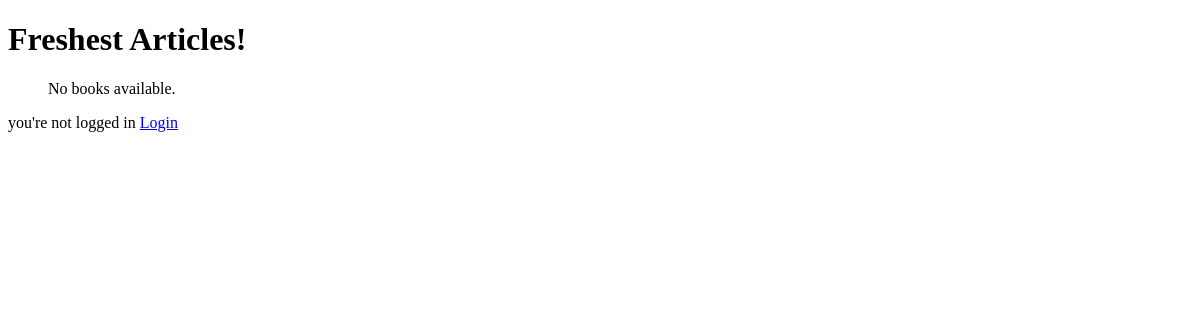
The app's page /, older data.
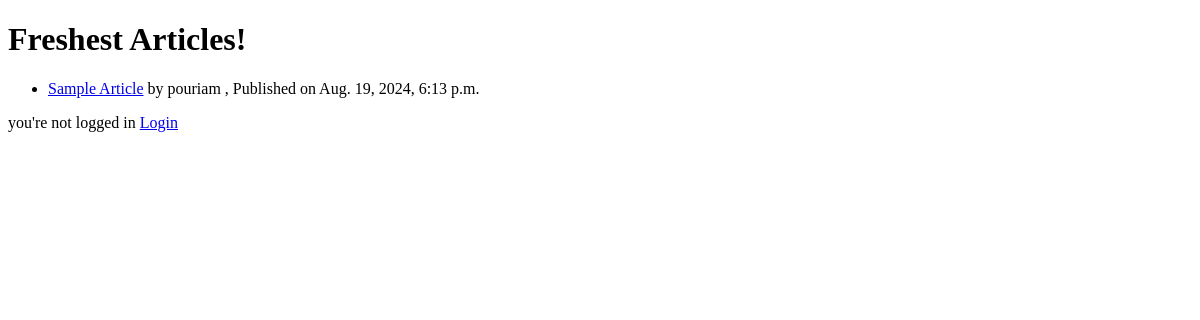
The same page, newer data.
### blog_app/models.py (models this page shows, shortened)
class Article(models.Model):
    title = models.CharField(
            max_length=200,
            validators=[MinLengthValidator(4, "Title must be greater than 4 characters")],
    )
    body = models.TextField(null=True)
    authors = models.ManyToManyField('UserProfile', through='AuthoredThrough', blank=False)
    created_at = models.DateTimeField(auto_now_add=True)
    updated_at = models.DateTimeField(auto_now=True)

class UserProfile(models.Model):
    USER = 0
    ADMIN = 1
    ROLE_CHOICES = [
        (USER, 'User'),
        (ADMIN, 'Admin'),
    ]
    user = models.OneToOneField(settings.AUTH_USER_MODEL, on_delete=models.CASCADE)
    authored = models.ManyToManyField('Article', through='AuthoredThrough', blank=True)
    role = models.IntegerField(default=USER, choices=ROLE_CHOICES)

### blog_app/views.py (the view)
# urls.py: path('', ArticleListView.as_view(), name='Home'),
class ArticleListView(ListView):
    model = Article
    template_name = 'blog_app/article_list.html'
    context_object_name = 'articles'
    def get_queryset(self):
        return Article.objects.order_by('-created_at')[:10]

### blog_app/templates/blog_app/article_list.html (shortened to what this page needs)
<!DOCTYPE html>
<html lang="en">
<head>
</head>
<body>
<h1> Freshest Articles! </h1>
<ul>
    {% for article in articles %}
        <li>
            <a href="{% url 'blog_app:ArticleView' article.id %}">{{ article.title }}</a>
            by
            {% for author in article.authors.all %}
                {{ author.user.username }}{% if not forloop.last %}, {% endif %}
            {% endfor %}
            , Published on {{ article.created_at }}
    {% empty %}
        <p>No books available.</p>
    {% endfor %}
</ul>
    {% include "blog_app/login_status.html" %}
</body>
</html>

### blog_app/templates/blog_app/login_status.html
    {% if user.is_authenticated %}
    <p>
        you're logged in as {{user.username}}
        <a href="{% url 'logout' %}?next={{ request.path }}">Logout</a>
    </p>
    {% else %}
    <p>
        you're not logged in
        <a href="{% url 'login' %}?next={{ request.path }}">Login</a>
    </p>
    {% endif %}

Row changes from the older to the newer data that the page shows:
added Article: title "Sample Article", created_at "Aug. 19, 2024, 6:13 p.m."
added UserProfile: user.username "pouriam"
Text that changed along with them:
text no longer shown: "No books available."
